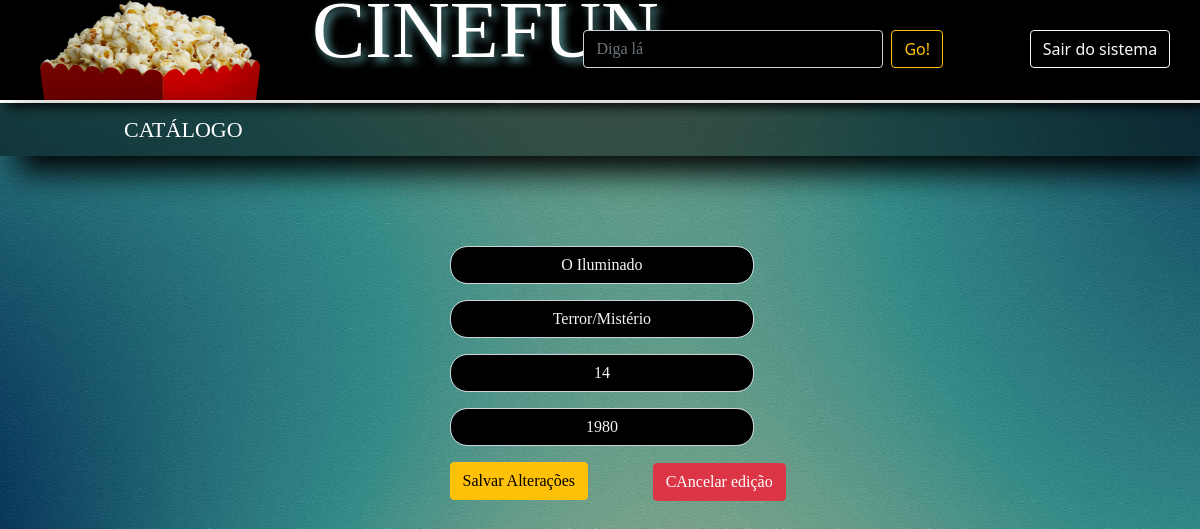
Page /sistema/editar.php?id_filme=14 (signed in) on the committed database.
### tables this page shows
CREATE TABLE `filmes_tb` (
  `id_filme` int(11) NOT NULL,
  `titulo` varchar(60) NOT NULL,
  `genero` varchar(30) NOT NULL,
  `classificacao` varchar(5) NOT NULL,
  `ano_de_lancamento` int(4) NOT NULL
);

### database/filme.dao.php (called while the page is built, shortened)
<?php
function buscar_filme($id_filme)
{
	$conn = conectar();
	$sql = "SELECT * FROM filmes_tb WHERE id_filme = $id_filme";
	$result = mysqli_query($conn, $sql);
	if (mysqli_affected_rows($conn) > 0)
	{
		return $result;
	}
	return null;
}
?>

### sistema/editar.php (the view, shortened to what this page needs)
<?php include_once 'lock.php';
include_once '../database/filme.dao.php';
if (!isset($_GET['id_filme']))
{
    header('location:editando.php?msg=idinvalido');
}
else
{
    $result = buscar_filme($_GET['id_filme']);
    if($result == null)
    {
        header('location:editando.php?msg=idinvalido');
    }
    else
    {
        $filme = mysqli_fetch_assoc($result);
    }
}
?>
<!DOCTYPE html>
<html>
<head>
    <link href="https://cdn.jsdelivr.net/npm/bootstrap@5.1.3/dist/css/bootstrap.min.css" rel="stylesheet">
    <link rel="stylesheet" type="text/css" href="../css/style2.css">
</head>
<body class="bg">
    <div class="container-fluid">
        <div class="row row1">
            <div class="col-3 popcorn"><img src="../img/popcorn.png"></div>
            <div class="col-lg-2 col-md-4 col-sm-8 cinefun"><a href="index.php">CINEFUN</a></div>
            <div class="col-lg-5 col-md-2 empty">
                <form class="d-flex">
                    <input class="form-control me-2 search" type="search" placeholder="Diga lá" aria-label="Search">
                    <button class="btn btn-outline-warning go" type="submit">Go!</button>
                </form>
            </div>
            <div class="col-lg-2 col-md-3 col-sm-4 sair"><a href="logout.php" class="btn btn-outline-light">Sair do sistema</a></div>
        </div>
        <div class="row row2">
            <div class="col-12 linehead"></div>
        </div>
        <div class="row row3">
            <div class="col-1 menubar">
                <ul class="menu-dropdown">
                    <li class="md-item">
                        <a href="">CATÁLOGO</a>
                     </li>
                </ul>
            </div>
        </div>
        <div class="row row4">
            <div class="col-12 blank"></div>
        </div>
        <div class="row row5">
            <div class="col-4"></div>
            <div class="col-4 msg">
            </div>
            <div class="col-4"></div>
        </div>
        <div class="row row6">
            <div class="col-lg-4 col-md-3 col-sm-3"></div>
            <div class="col-lg-4 col-md-6 col-sm-6 form_cadastro">
                <form action="editado.php" method="post">
                    <b>
                    <p>
                        <input type="text" name="titulo" placeholder="Título" required value="<?= $filme['titulo'] ?>" class="form-control">
                    </p>
                    <p>
                        <input type="text" name="genero" placeholder="Gênero" required value="<?= $filme['genero'] ?>" class="form-control">
                    </p>
                    <p>
                        <input type="text" name="classificacao" placeholder="Classificação" required value="<?= $filme['classificacao'] ?>" class="form-control">
                    </p>
                    <p>
                        <input type="text" name="ano_de_lancamento" placeholder="Ano de Lançamento" required value="<?= $filme['ano_de_lancamento'] ?>" class="form-control">
                    </p>
                    </b>
                    <p>
                        <button type="submit" name="salvar" class="btn btn-warning">Salvar Alterações</button>
                    </p>
                    <p>
                        <button type="submit" name="cancelar" class="btn btn-danger cancel">CAncelar edição</button>
                    </p>
                </form>
            </div>
            <div class="col-lg-4 col-md-3 col-sm-3"></div>
        </div>
    </div>
</body>
</html>

### css/style2.css (style rules this page uses)
.bg { background-image: url("../img/back.jpg"); background-size: cover; background-repeat: no-repeat; background-attachment: fixed; }
.row1 { background-color: black; }
.cinefun { display: flex; }
.row1 .cinefun a { font-family: "Ostrich Sans"; font-size: 80px; text-shadow: 4px 4px 8px cadetblue; position: relative; top: -30px; color: white; text-decoration: none; }
.row1 .sair a { position: relative; top: 30%; }
.popcorn, .cinefun, .empty, .sair { top: 0px; box-shadow: 6px 6px 12px black; position: relative; height: 100px; text-align: center; }
.popcorn img { width: 80%; height: 100%; }
.linehead { background-color: white; position: relative; height: 3px; text-align: center; }
.blank { position: relative; width: 50%; left: 50%; height: 50px; }
.row5 .msg { position: relative; height: 40px; text-align: center; }
.menubar { position: relative; left: 0px; width: 100%; box-shadow: 16px 16px 32px black; background: rgba(0, 0, 0, 0.5); }
.menu-dropdown { display: flex; align-items: center; margin: 0; list-style-type: none; }
.menu-dropdown .md-item { left: 60px; position: relative; transition: background-color 0.5s; }
.menu-dropdown .md-item a { color: #fff; font-family: "The Childrow"; text-transform: uppercase; font-size: 22px; padding:10px 20px; text-decoration: none; display: flex; }
.cancel { position: relative; margin-left: 60%; top: -53px; }
.form_cadastro form { margin-left: 10%; font-size: 18px; color: whitesmoke; font-family: "The Childrow"; }
.form_cadastro input { background-color: black; font-family: "Tahoma"; text-align: center; color: whitesmoke; font-size: 16px; width: 90%; border-radius: 17px 17px 17px 17px; }
.search { background-color: black; font-family: "Tahoma"; position: relative; color: whitesmoke; top: 30px; width: 300px; margin-left: 15%; }
.go { position: relative; top: 30px; }

### rows in the picture
filmes_tb: titulo "O Iluminado", genero "Terror/Mistério", classificacao "14", ano_de_lancamento "1980"
